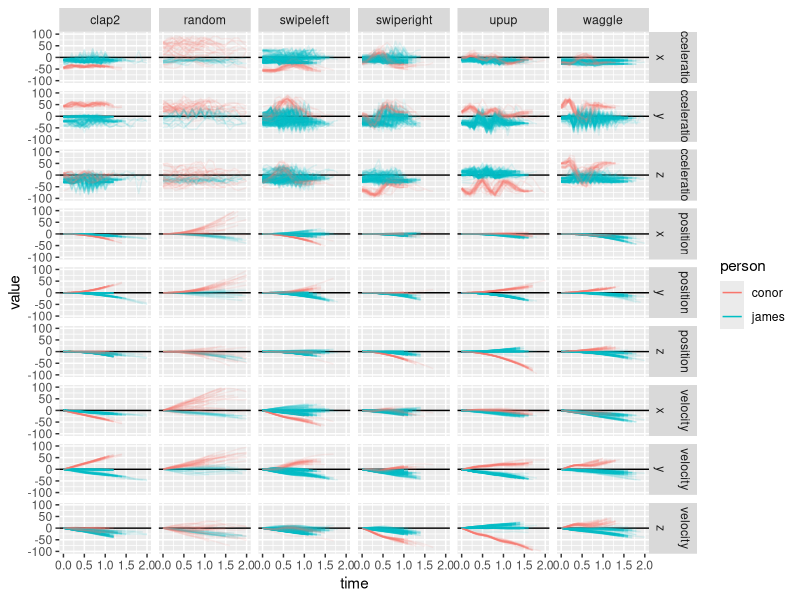

The R script that drew this image:
rm(list = ls())
setwd(dirname(parent.frame(2)$ofile))

library(pracma)
library(ggplot2)
library(plyr)
library(dplyr)
library(tidyr)
library(readr)

dat = read_csv('./data/dataset.csv') %>%
  group_by(subset, label, id, person, dimension) %>%
  mutate(
    velocity = cumtrapz(time, acceleration),
    position = cumtrapz(time, velocity)
  )

dat.plot = dat %>%
  gather("metric", "value", acceleration, velocity, position)

p = ggplot(dat.plot, aes(y = value, x = time, group = as.factor(id), colour=person)) +
  geom_hline(yintercept=0) +
  geom_line(alpha=0.1) +
  facet_grid(metric + dimension ~ label) +
  xlim(0, 2) +
  ylim(-100, 100) +
  guides(colour = guide_legend(override.aes = list(alpha = 1)))
print(p)
